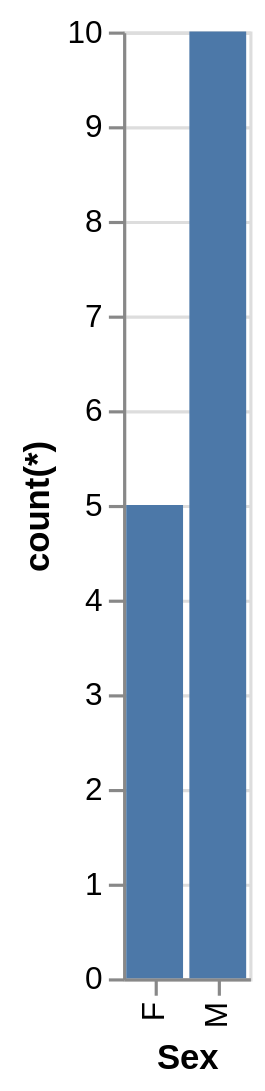

Specify this chart in Vega-Lite:
### Vega-Lite specification from a JSON file in a GitHub repository (floating-point values rounded to 4 significant figures)
{"data": {"values": [{"x_data": "F", "y_data": 5}, {"x_data": "M", "y_data": 10}]}, "mark": "bar", "encoding": {"x": {"field": "x_data", "type": "nominal", "title": "Sex", "sort": {"op": "sum", "field": "y_data", "order": "ascending"}}, "y": {"field": "y_data", "type": "quantitative", "title": "count(*)"}}}
